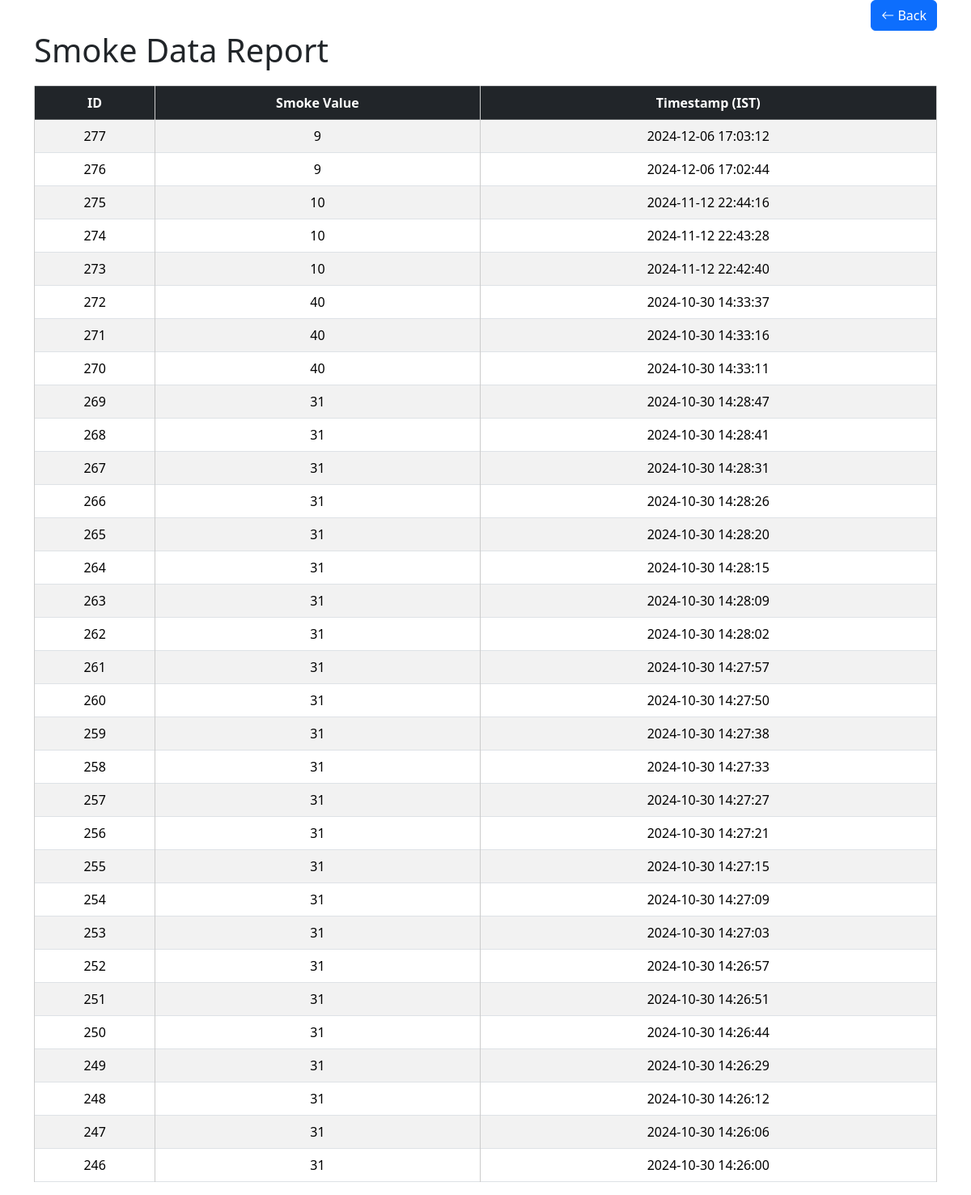
Screenshot of /smoke-data-report/ with the database file from the repository.
### app/models.py (models this page shows)
class SmokeData(models.Model):
    smoke_value = models.IntegerField()  # Store the smoke value
    timestamp = models.DateTimeField()  # Automatically store current date and time

### app/views.py (the view)
# urls.py: path('smoke-data-report/', views.smoke_data_report, name='smoke_data_report'),
def smoke_data_report(request):
    smoke_data_list = SmokeData.objects.all().order_by('-timestamp')  # Order by timestamp descending
    context = {
        'smoke_data_list': smoke_data_list
    }
    return render(request, 'report/smoke_data_report.html', context)

### app/templates/report/smoke_data_report.html (shortened to what this page needs)
<!DOCTYPE html>
<html lang="en">
<head>
    <link href="https://cdn.jsdelivr.net/npm/bootstrap@5.3.3/dist/css/bootstrap.min.css" rel="stylesheet">
    <link rel="stylesheet" href="https://cdn.jsdelivr.net/npm/bootstrap-icons@1.8.1/font/bootstrap-icons.css">
</head>
<body>
    <div class=' container text-end'>
        <a href="javascript:history.back()" class="btn btn-primary">
            <i class="bi bi-arrow-left"></i> Back
        </a>
    </div>
    <div class=' container'>
    <h1>Smoke Data Report</h1>
    <table class='table table-bordered table-hover table-striped'>
        <thead class='table-dark'>
            <tr>
                <th>ID</th>
                <th>Smoke Value</th>
                <th>Timestamp (IST)</th>
            </tr>
        </thead>
        <tbody>
            {% for data in smoke_data_list %}
            <tr>
                <td>{{ data.id }}</td>
                <td>{{ data.smoke_value }}</td>
                <td>{{ data.timestamp|date:"Y-m-d H:i:s" }}</td>
            </tr>
            {% empty %}
            <tr>
                <td colspan="3">No data available</td>
            </tr>
            {% endfor %}
        </tbody>
    </table>
</body>
</html>

### app/templates/report/smoke_data_report.html (style rules this page uses)
table { width: 100%; border-collapse: collapse; margin-top: 20px; }
th, td { padding: 8px 12px; border: 1px solid #ccc; text-align: center; }
th { background-color: #f4f4f4; }

### rows the page displays
SmokeData: id "277", smoke_value "9", timestamp "2024-12-06 17:03:12"
SmokeData: id "276", smoke_value "9", timestamp "2024-12-06 17:02:44"
SmokeData: id "275", smoke_value "10", timestamp "2024-11-12 22:44:16"
SmokeData: id "274", smoke_value "10", timestamp "2024-11-12 22:43:28"
SmokeData: id "273", smoke_value "10", timestamp "2024-11-12 22:42:40"
SmokeData: id "272", smoke_value "40", timestamp "2024-10-30 14:33:37"
SmokeData: id "271", smoke_value "40", timestamp "2024-10-30 14:33:16"
SmokeData: id "270", smoke_value "40", timestamp "2024-10-30 14:33:11"
SmokeData: id "269", smoke_value "31", timestamp "2024-10-30 14:28:47"
SmokeData: id "268", smoke_value "31", timestamp "2024-10-30 14:28:41"
SmokeData: id "267", smoke_value "31", timestamp "2024-10-30 14:28:31"
SmokeData: id "266", smoke_value "31", timestamp "2024-10-30 14:28:26"
SmokeData: id "265", smoke_value "31", timestamp "2024-10-30 14:28:20"
SmokeData: id "264", smoke_value "31", timestamp "2024-10-30 14:28:15"
SmokeData: id "263", smoke_value "31", timestamp "2024-10-30 14:28:09"
SmokeData: id "262", smoke_value "31", timestamp "2024-10-30 14:28:02"
SmokeData: id "261", smoke_value "31", timestamp "2024-10-30 14:27:57"
SmokeData: id "260", smoke_value "31", timestamp "2024-10-30 14:27:50"
SmokeData: id "259", smoke_value "31", timestamp "2024-10-30 14:27:38"
SmokeData: id "258", smoke_value "31", timestamp "2024-10-30 14:27:33"
SmokeData: id "257", smoke_value "31", timestamp "2024-10-30 14:27:27"
SmokeData: id "256", smoke_value "31", timestamp "2024-10-30 14:27:21"
SmokeData: id "255", smoke_value "31", timestamp "2024-10-30 14:27:15"
SmokeData: id "254", smoke_value "31", timestamp "2024-10-30 14:27:09"
SmokeData: id "253", smoke_value "31", timestamp "2024-10-30 14:27:03"
SmokeData: id "252", smoke_value "31", timestamp "2024-10-30 14:26:57"
SmokeData: id "251", smoke_value "31", timestamp "2024-10-30 14:26:51"
SmokeData: id "250", smoke_value "31", timestamp "2024-10-30 14:26:44"
SmokeData: id "249", smoke_value "31", timestamp "2024-10-30 14:26:29"
SmokeData: id "248", smoke_value "31", timestamp "2024-10-30 14:26:12"
SmokeData: id "247", smoke_value "31", timestamp "2024-10-30 14:26:06"
SmokeData: id "246", smoke_value "31", timestamp "2024-10-30 14:26:00"
